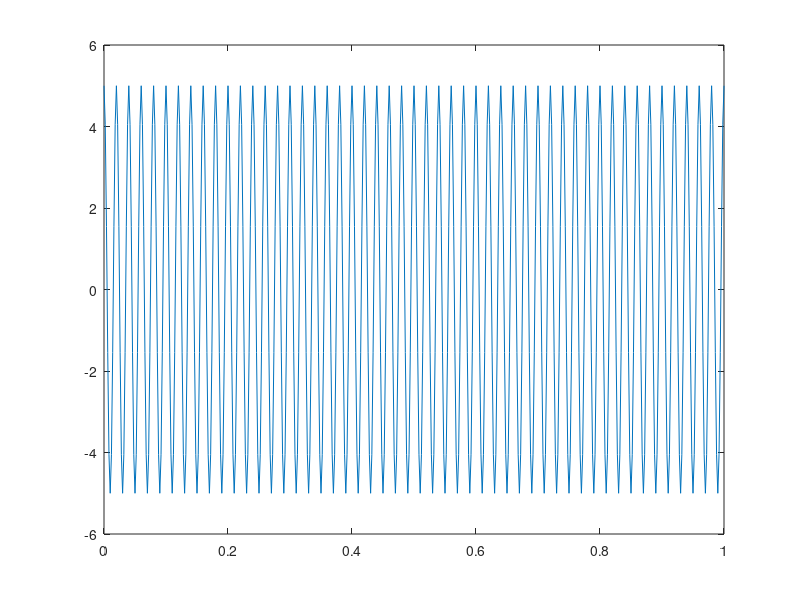

Here is the MATLAB script that generated this plot: (Note: this script raises an error after producing the figure.)
%PSD 
clc
clear all
close all
fs=500;
L=500;
t=0:1/fs:1;
y=5*cos(2*pi*50*t);
h=hamming(L);
plot(t,y)
figure
psd(y,L,fs,h);
figure
pwelch(y,h,50,L,fs)
